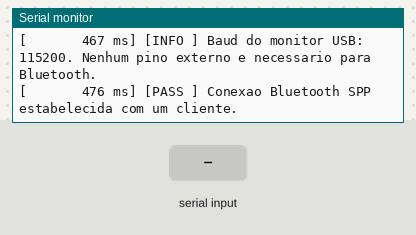
This program was run on a simulated ESP32. Shown: the last lines printed to the serial monitor. The inputs (shaded band) are chosen by the test bench. Nothing arrives over Bluetooth unless stated.

Above: at 1.6 s.
1.7 s: "1\n" received over the second serial link
At 2.1 s:
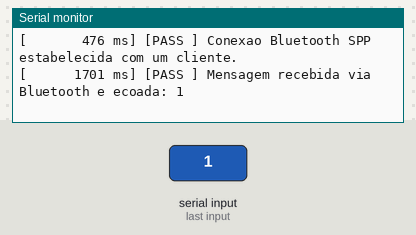
3.2 s: "0\n" received over the second serial link
At 4.4 s:
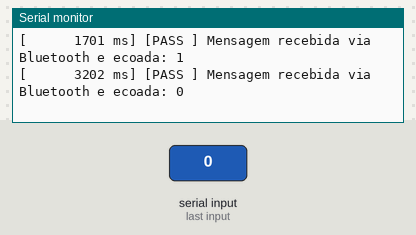
4.7 s: "2\n" received over the second serial link
At 5.6 s:
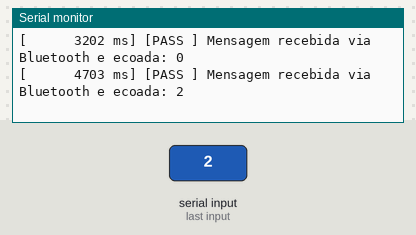

The program:

main.cpp
```cpp
#include <Arduino.h>
#include <BluetoothSerial.h>
#include "diagnostic_logger.hpp"

#if !defined(CONFIG_BT_ENABLED) || !defined(CONFIG_BLUEDROID_ENABLED)
#error "Bluetooth nao habilitado no core Arduino-ESP32 usado para este alvo."
#endif

#if !defined(CONFIG_BT_SPP_ENABLED)
#error "Bluetooth Classic SPP nao esta disponivel neste alvo. Use uma ESP32 com suporte a Bluetooth Classic."
#endif

namespace {
constexpr char BT_DEVICE_NAME[] = "MicroMouse_BT_Test";
constexpr uint32_t HEARTBEAT_INTERVAL_MS = 3000;
constexpr size_t MAX_RX_LINE_LENGTH = 120;

BluetoothSerial bluetooth;
String receivedLine;
bool bluetoothStarted = false;
bool wasConnected = false;
bool droppingLongLine = false;
uint32_t lastHeartbeatMs = 0;
uint32_t heartbeatSequence = 0;

void sendHeartbeat() {
    ++heartbeatSequence;
    bluetooth.print("PING ");
    bluetooth.print(heartbeatSequence);
    bluetooth.print(" | uptime_ms=");
    bluetooth.println(millis());
    lastHeartbeatMs = millis();
}

void handleIncomingData() {
    while (bluetooth.available() > 0) {
        const int value = bluetooth.read();
        if (value < 0) {
            break;
        }

        const char character = static_cast<char>(value);
        if (character == '\r') {
            continue;
        }

        if (character == '\n') {
            if (droppingLongLine) {
                bluetooth.println("ERRO: mensagem excedeu o limite de 120 caracteres.");
                DiagnosticLog::log("WARN", "Mensagem Bluetooth descartada: acima de %u caracteres.",
                                   static_cast<unsigned>(MAX_RX_LINE_LENGTH));
                droppingLongLine = false;
                receivedLine = "";
                continue;
            }

            if (receivedLine.length() == 0) {
                continue;
            }

            bluetooth.print("ECHO: ");
            bluetooth.println(receivedLine);
            DiagnosticLog::log("PASS", "Mensagem recebida via Bluetooth e ecoada: %s",
                               receivedLine.c_str());
            receivedLine = "";
            continue;
        }

        // Aceita caracteres imprimiveis e ignora controles inesperados.
        if (character >= 32 && character <= 126) {
            if (receivedLine.length() < MAX_RX_LINE_LENGTH) {
                receivedLine += character;
            } else {
                receivedLine = "";
                droppingLongLine = true;
            }
        }
    }
}
}  // namespace

void setup() {
    Serial.begin(115200);
    delay(400);
    Serial.setTimeout(100);

    DiagnosticLog::banner("Bluetooth Classic SPP — teste bidirecional");
    DiagnosticLog::log("INFO", "Inicializando Bluetooth Classic SPP; nome anunciado: %s", BT_DEVICE_NAME);

    bluetoothStarted = bluetooth.begin(BT_DEVICE_NAME);
    if (!bluetoothStarted) {
        DiagnosticLog::log("ERROR", "Falha ao inicializar o Bluetooth Classic. Verifique placa, core e suporte a SPP.");
        return;
    }

    DiagnosticLog::log("INFO", "Radio inicializado. Isso ainda NAO confirma conexao com outro dispositivo.");
    DiagnosticLog::log("ACTION", "No celular/computador, ative Bluetooth, procure %s e pareie/conecte.", BT_DEVICE_NAME);
    DiagnosticLog::log("ACTION", "Abra um terminal Bluetooth SPP, envie uma linha como teste e confira a resposta ECHO.");
    DiagnosticLog::log("INFO", "Baud do monitor USB: 115200. Nenhum pino externo e necessario para Bluetooth.");
}

void loop() {
    if (!bluetoothStarted) {
        delay(1000);
        return;
    }

    const bool connected = bluetooth.hasClient();
    if (connected && !wasConnected) {
        wasConnected = true;
        lastHeartbeatMs = millis();
        DiagnosticLog::log("PASS", "Conexao Bluetooth SPP estabelecida com um cliente.");
        bluetooth.println("MicroMouse Bluetooth Test conectado.");
        bluetooth.println("Envie uma mensagem terminada por ENTER; a ESP32 respondera ECHO.");
        bluetooth.println("Voce tambem recebera PING periodico.");
        sendHeartbeat();
    } else if (!connected && wasConnected) {
        wasConnected = false;
        receivedLine = "";
        droppingLongLine = false;
        DiagnosticLog::log("WARN", "Cliente Bluetooth desconectado; aguardando nova conexao.");
    }

    if (connected) {
        handleIncomingData();
        if (static_cast<uint32_t>(millis() - lastHeartbeatMs) >= HEARTBEAT_INTERVAL_MS) {
            sendHeartbeat();
        }
    }

    delay(5);
}
```

Measured:
- after the input at 1.7 s, the serial monitor: prints a new line at once (image 1)
- after the input at 3.2 s, the serial monitor: prints a new line at once (image 2)
- after the input at 4.7 s, the serial monitor: prints a new line at once (image 3)
